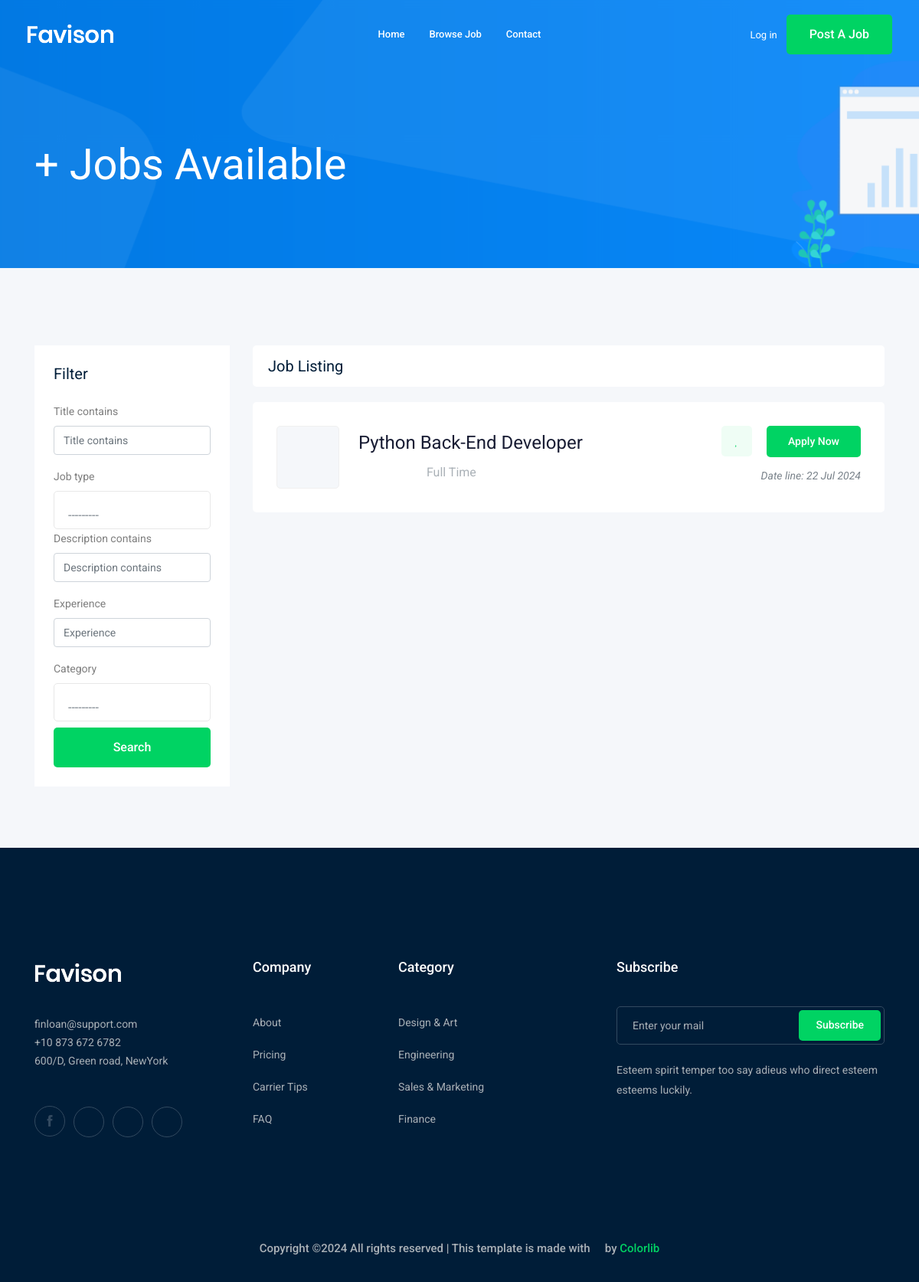
The page /jobs/?page=2 on the database as committed earlier.
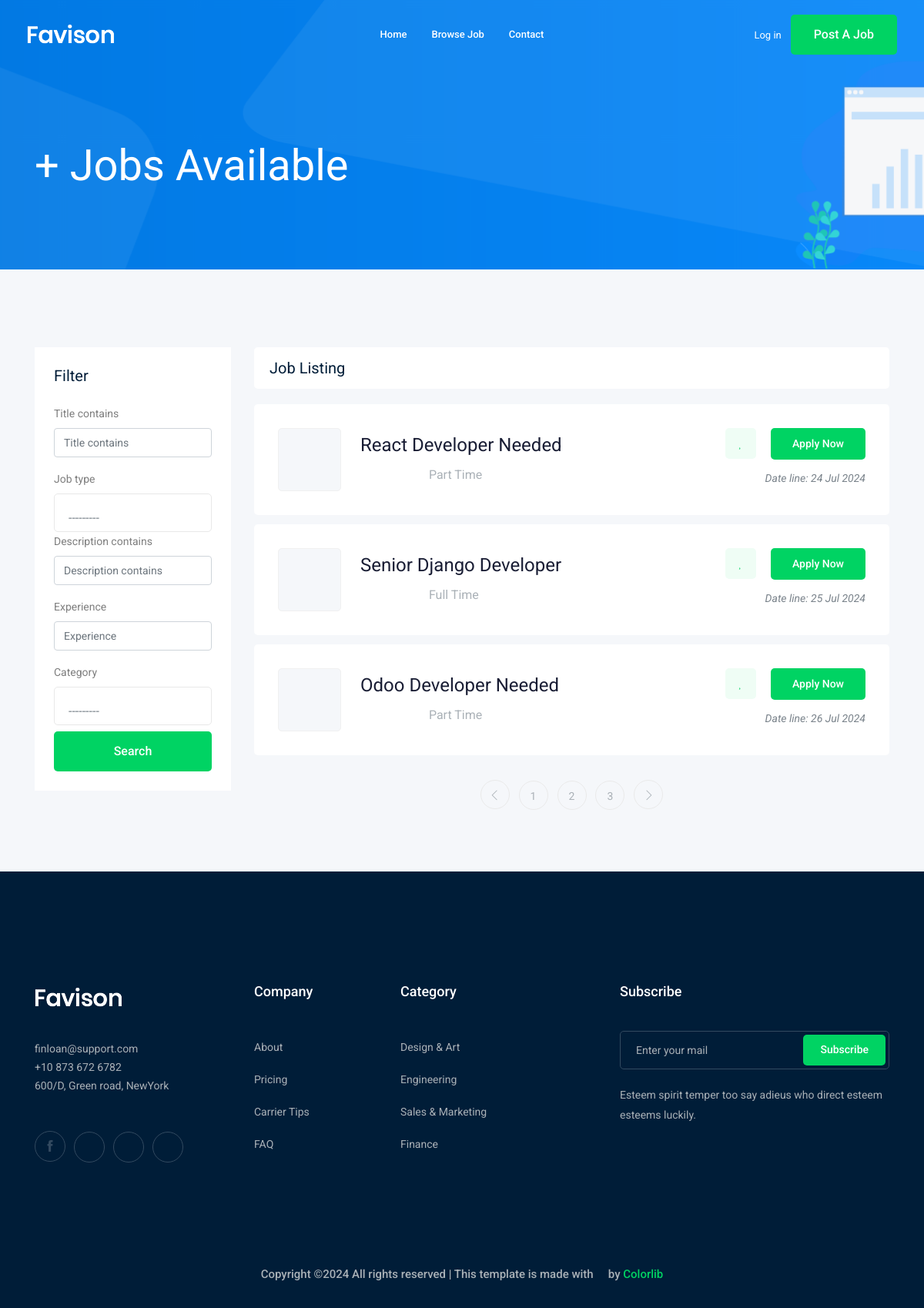
The same page on the database as committed later.
### job/models.py (models this page shows, shortened)
class Job(models.Model): # Table
  owner = models.ForeignKey(User, related_name='job_owner', on_delete=models.CASCADE)
  title = models.CharField(max_length=100)  # The title of the job posting
  job_type = models.CharField(max_length=15, choices=JOB_TYPE)  # Full Time or Part Time
  description = models.TextField(max_length=1000)  # Detailed job description
  published_at = models.DateTimeField(auto_now=True)  # Automatically set when the job is created/updated
  vacancy = models.IntegerField(default=1)  # Number of open positions, default is 1
  salary = models.IntegerField(default=0)  # Annual salary in USD, 0 means 'not specified'
  experience = models.IntegerField(default=1)  # Required years of experience
  category = models.ForeignKey('Category', on_delete=models.CASCADE)
  image = models.ImageField(upload_to=image_upload)
  slug = models.SlugField(blank=True, null=True, unique=True)
  def __str__(self) -> str:
    return self.title

### job/views.py (the view)
# urls.py: path('', views.job_list, name='job_list'),
def job_list(request):
    job_list = Job.objects.all()  # return all jobs
    myfilter = JobFilter(request.GET, queryset=job_list)
    job_list = myfilter.qs
    items_per_page = 3  # Change this to your desired number of items per page
    paginator = Paginator(job_list, items_per_page)
    page = request.GET.get('page', 1)
    try:
        jobs = paginator.page(page)
    except PageNotAnInteger:
        jobs = paginator.page(1)
    except EmptyPage:
        jobs = paginator.page(paginator.num_pages)
    context = {'jobs': jobs, 'myfilter':myfilter}  # Template name
    return render(request, 'job/job_list.html', context)

### job/models.py (called while the page is built)
  def __str__(self) -> str:
    return self.name

### job/templates/job/job_list.html (shortened to what this page needs)
{% extends 'base.html' %}
{% load bootstrap4 %}
{% block body %}
    <div class="bradcam_area bradcam_bg_1">
        <div class="container">
            <div class="row">
                <div class="col-xl-12">
                    <div class="bradcam_text">
                        <h3>{{jobs.count}}+ Jobs Available</h3>
                    </div>
                </div>
            </div>
        </div>
    </div>
    <div class="job_listing_area plus_padding">
        <div class="container">
            <div class="row">
                <div class="col-lg-3">
                    <div class="job_filter white-bg">
                        <div class="form_inner white-bg">
                            <h3>Filter</h3>
                            <form method='GET'>
                                {% bootstrap_form myfilter.form%}
                                <input type="submit" value="Search" class="boxed-btn3 w-100 mt-2">
                            </form>
                        </div>
                    </div>
                </div>
                <div class="col-lg-9">
                    <div class="recent_joblist_wrap">
                        <div class="recent_joblist white-bg ">
                            <div class="row align-items-center">
                                <div class="col-md-6">
                                    <h4>Job Listing</h4>
                                </div>
                                <div class="col-md-6">
                                </div>
                            </div>
                        </div>
                    </div>
                    <div class="job_lists m-0">
                        <div class="row">
                            {% for job in jobs %}
                            <div class="col-lg-12 col-md-12">
                                <div class="single_jobs white-bg d-flex justify-content-between">
                                    <div class="jobs_left d-flex align-items-center">
                                        <div class="thumb">
                                        </div>
                                        <div class="jobs_conetent">
                                            <a href="{% url 'jobs:job_detail' job.slug %}"><h4>{{ job }}</h4></a>
                                            <div class="links_locat d-flex align-items-center">
                                                <div class="location">
                                                    <p> <i class="fa fa-map-marker"></i>{{job.location}}</p>
                                                </div>
                                                <div class="location">
                                                    <p> <i class="fa fa-clock-o"></i>{{job.job_type}}</p>
                                                </div>
                                            </div>
                                        </div>
                                    </div>
                                    <div class="jobs_right">
                                        <div class="apply_now">
                                            <a class="heart_mark" href="#"> <i class="fa fa-heart"></i> </a>
                                            <a href="{% url 'jobs:job_detail' job.slug %}" class="boxed-btn3">Apply Now</a>
                                        </div>
                                        <div class="date">
                                            <p>Date line: {{job.published_at|date:'d M o'}}</p>
                                        </div>
                                    </div>
                                </div>
                            </div>
                            {% endfor %}
                        </div>
                        {% if jobs.has_other_pages%}
                            <div class="row">
                                <div class="col-lg-12">
                                    <div class="pagination_wrap">
                                        <ul>
                                            {% if jobs.has_previous %}
                                                <li><a href="?page={{jobs.previous_page_number}}"> <i class="ti-angle-left"></i> </a></li>
                                            {% endif %}
                                            {% for i in jobs.paginator.page_range %}
                                                <li><a href="?page={{i}}"><span>{{i}}</span></a></li>
                                            {% endfor %}
                                            {% if jobs.has_next %}
                                                <li><a href="?page={{jobs.next_page_number}}"> <i class="ti-angle-right"></i> </a></li>
                                            {% endif %}
                                        </ul>
                                    </div>
                                </div>
                            </div>
                        {% endif %}
                    </div>
                </div>
            </div>
        </div>
    </div>
{% endblock %}

### templates/base.html (shortened to what this page needs)
{% load static %}
<!doctype html>
<html class="no-js" lang="zxx">
<head>
    <link rel="stylesheet" href="{% static 'css/bootstrap.min.css' %}">
    <link rel="stylesheet" href="{% static 'css/magnific-popup.css' %}">
    <link rel="stylesheet" href="{% static 'css/font-awesome.min.css' %}">
    <link rel="stylesheet" href="{% static 'css/themify-icons.css' %}">
    <link rel="stylesheet" href="{% static 'css/nice-select.css' %}">
    <link rel="stylesheet" href="{% static 'css/flaticon.css' %}">
    <link rel="stylesheet" href="{% static 'css/jquery-ui.css' %}">
    <link rel="stylesheet" href="{% static 'css/gijgo.css' %}">
    <link rel="stylesheet" href="{% static 'css/animate.min.css' %}">
    <link rel="stylesheet" href="{% static 'css/owl.carousel.min.css' %}">
    <link rel="stylesheet" href="{% static 'css/slicknav.css' %}">
    <link rel="stylesheet" href="{% static 'css/style.css' %}">
</head>
<body>
    <header>
        <div class="header-area ">
            <div id="sticky-header" class="main-header-area">
                <div class="container-fluid ">
                    <div class="header_bottom_border">
                        <div class="row align-items-center">
                            <div class="col-xl-3 col-lg-2">
                                <div class="logo">
                                    <a href="index.html">
                                        <img src="img/logo.png" alt="">
                                    </a>
                                </div>
                            </div>
                            <div class="col-xl-6 col-lg-7">
                                <div class="main-menu  d-none d-lg-block">
                                    <nav>
                                        <ul id="navigation">
                                            <li><a href="/">home</a></li>
                                            <li><a href="{% url 'jobs:job_list' %}">Browse Job</a></li>
                                            <li><a href="{% url 'contact:contact' %}">Contact</a></li>
                                        </ul>
                                    </nav>
                                </div>
                            </div>
                            <div class="col-xl-3 col-lg-3 d-none d-lg-block">
                                <div class="Appointment">
                                    {%if request.user.is_authenticated%}
                                    <div class="phone_num d-none d-xl-block">
                                        <a href="{% url 'accounts:profile' %}">Profile</a>
                                    </div>
                                    {%else%}
                                    <div class="phone_num d-none d-xl-block">
                                        <a href="{% url 'login' %}">Log in</a>
                                    </div>
                                    {%endif%}
                                    <div class="d-none d-lg-block">
                                        <a class="boxed-btn3" href="{% url 'jobs:add_job' %}">Post a Job</a>
                                    </div>
                                </div>
                            </div>
                            <div class="col-12">
                            </div>
                        </div>
                    </div>
                </div>
            </div>
        </div>
    </header>
    {% block body %}
    {% endblock %}
    <footer class="footer">
        <div class="footer_top">
            <div class="container">
                <div class="row">
                    <div class="col-xl-3 col-md-6 col-lg-3">
                        <div class="footer_widget wow fadeInUp" data-wow-duration="1s" data-wow-delay=".3s">
                            <div class="footer_logo">
                                <a href="#">
                                    <img src="img/logo.png" alt="">
                                </a>
                            </div>
                            <p>
                                finloan@support.com <br>
                                +10 873 672 6782 <br>
                                600/D, Green road, NewYork
                            </p>
                            <div class="socail_links">
                                <ul>
                                    <li>
                                        <a href="#">
                                            <i class="ti-facebook"></i>
                                        </a>
                                    </li>
                                    <li>
                                        <a href="#">
                                            <i class="fa fa-google-plus"></i>
                                        </a>
                                    </li>
                                    <li>
                                        <a href="#">
                                            <i class="fa fa-twitter"></i>
                                        </a>
                                    </li>
                                    <li>
                                        <a href="#">
                                            <i class="fa fa-instagram"></i>
                                        </a>
                                    </li>
                                </ul>
                            </div>
                        </div>
                    </div>
                    <div class="col-xl-2 col-md-6 col-lg-2">
                        <div class="footer_widget wow fadeInUp" data-wow-duration="1.1s" data-wow-delay=".4s">
                            <h3 class="footer_title">
                                Company
                            </h3>
                            <ul>
                                <li><a href="#">About </a></li>
                                <li><a href="#"> Pricing</a></li>
                                <li><a href="#">Carrier Tips</a></li>
                                <li><a href="#">FAQ</a></li>
                            </ul>
                        </div>
                    </div>
                    <div class="col-xl-3 col-md-6 col-lg-3">
                        <div class="footer_widget wow fadeInUp" data-wow-duration="1.2s" data-wow-delay=".5s">
                            <h3 class="footer_title">
                                Category
                            </h3>
                            <ul>
                                <li><a href="#">Design & Art</a></li>
                                <li><a href="#">Engineering</a></li>
                                <li><a href="#">Sales & Marketing</a></li>
                                <li><a href="#">Finance</a></li>
                            </ul>
                        </div>
                    </div>
                    <div class="col-xl-4 col-md-6 col-lg-4">
                        <div class="footer_widget wow fadeInUp" data-wow-duration="1.3s" data-wow-delay=".6s">
                            <h3 class="footer_title">
                                Subscribe
                            </h3>
                            <form action="#" class="newsletter_form">
                                <input type="text" placeholder="Enter your mail">
                                <button type="submit">Subscribe</button>
                            </form>
                            <p class="newsletter_text">Esteem spirit temper too say adieus who direct esteem esteems
                                luckily.</p>
                        </div>
                    </div>
                </div>
            </div>
        </div>
        <div class="copy-right_text wow fadeInUp" data-wow-duration="1.4s" data-wow-delay=".3s">
            <div class="container">
                <div class="row">
                    <div class="col-xl-12">
                        <p class="copy_right text-center">
Copyright &copy;<script>document.write(new Date().getFullYear());</script> All rights reserved | This template is made with <i class="fa fa-heart-o" aria-hidden="true"></i> by <a href="https://colorlib.com" target="_blank">Colorlib</a>
                        </p>
                    </div>
                </div>
            </div>
        </div>
    </footer>
</body>
</html>

Rows that differ between the two databases and show on the page:
no longer on this page (row edited): Job: title "Python Back-End Developer", job_type "Full Time", published_at "22 Jul 2024"
added Job: title "React Developer Needed", job_type "Part Time", published_at "24 Jul 2024"
added Job: title "Senior Django Developer", job_type "Full Time", published_at "25 Jul 2024"
added Job: title "Odoo Developer Needed", job_type "Part Time", published_at "26 Jul 2024"
Other text that changed with them:
new list line: "1"
new list line: "2"
new list line: "3"
